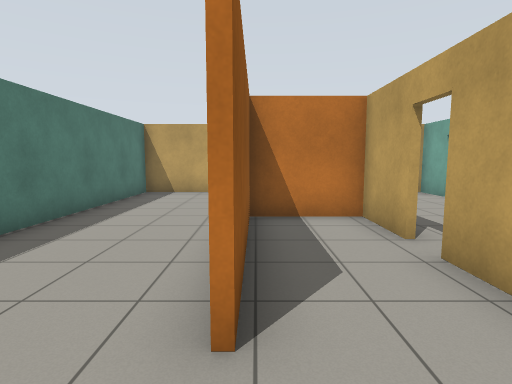
View 1 (above)

20 first-person views from a walk through a world built for the Gazebo simulator. The camera is 1.2 m above the floor, tilts 6° down and sees 80° across. The floor is counted in squares, 1 m on a side. Each view is taken from the middle of a square. On the plan, view 1 faces up. The plan holds only what a view shows up to about 13 squares ahead; the rest is blank.

View 2
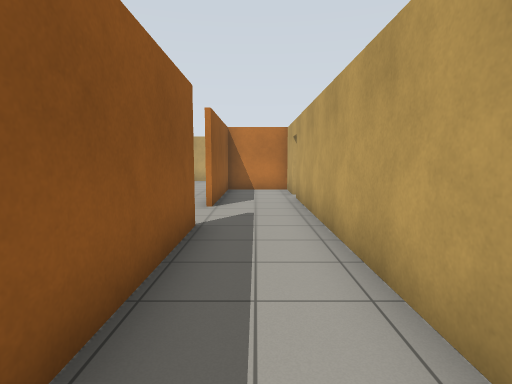

View 3
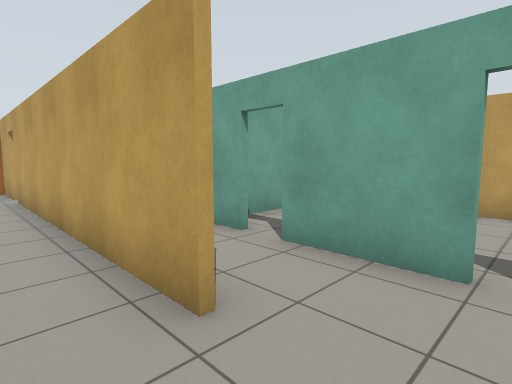

View 4
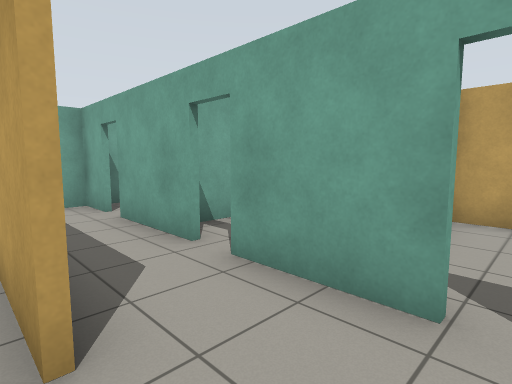

View 5
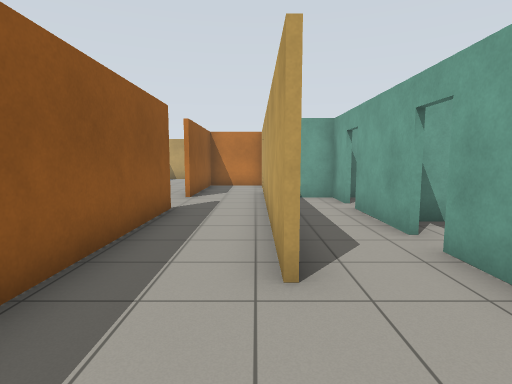

View 6
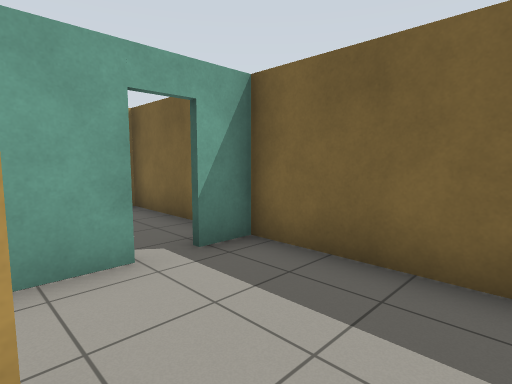

View 7
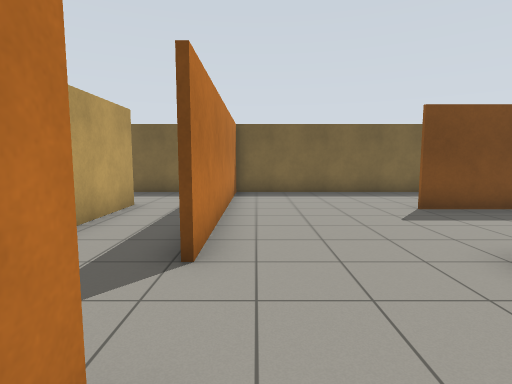

View 8
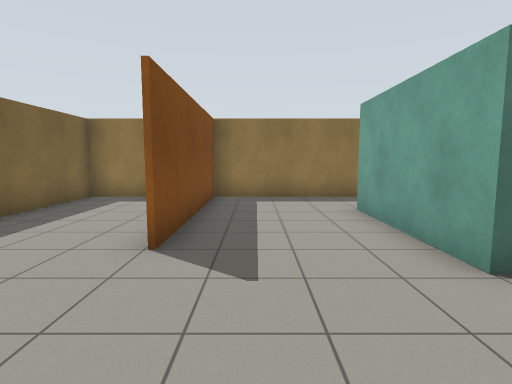

View 9
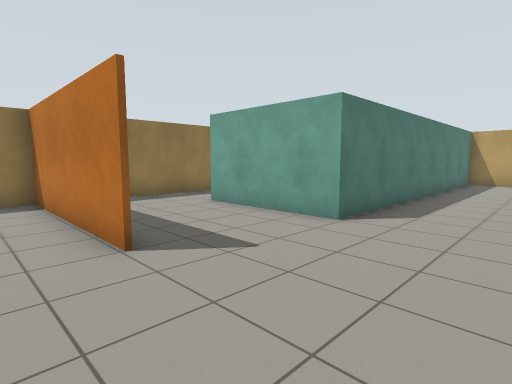

View 10
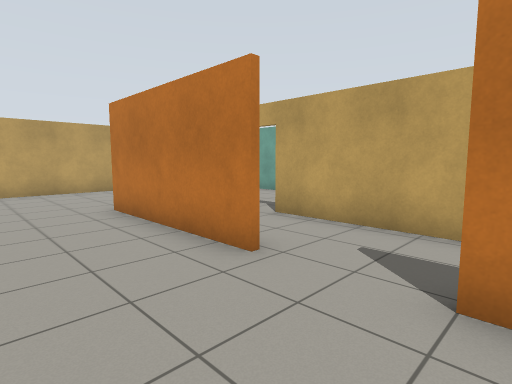

View 11
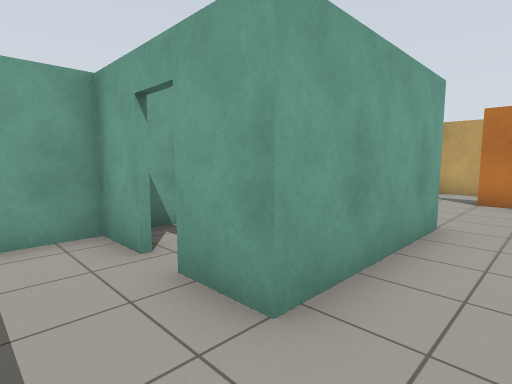

View 12
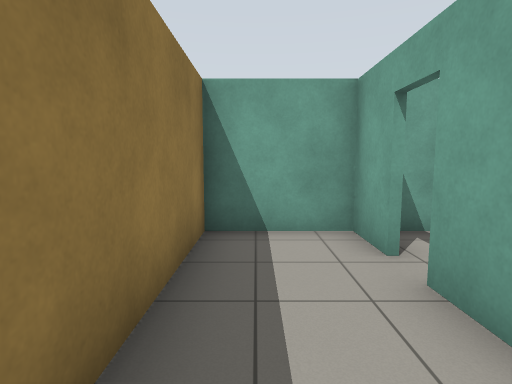

View 13
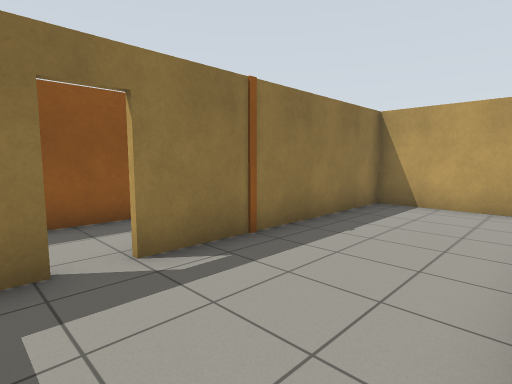

View 14
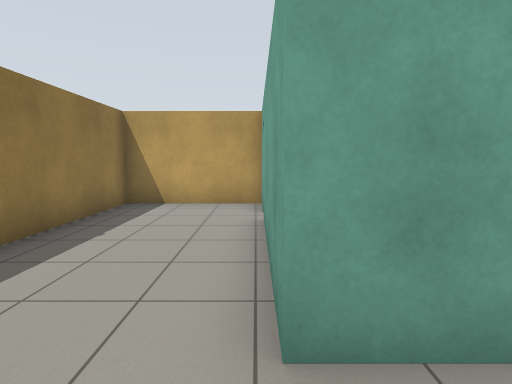

View 15
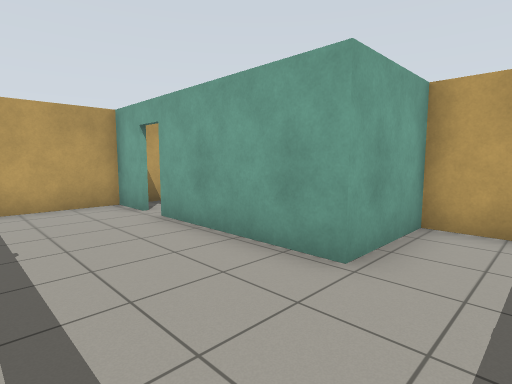

View 16
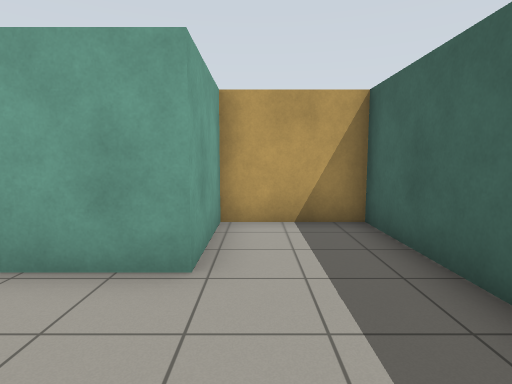

View 17
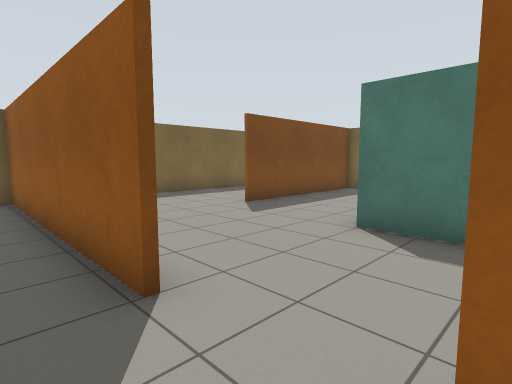

View 18
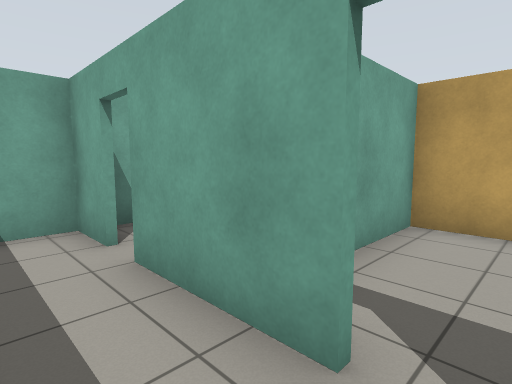

View 19
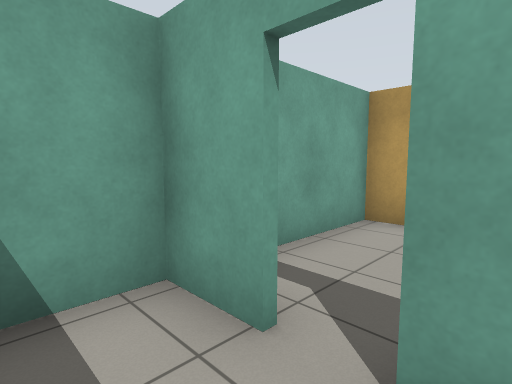

View 20
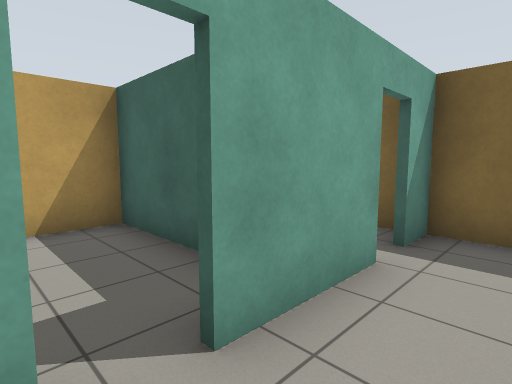

### Floor plan
Ten units are one square. View 1 is at (0, 0); x grows to the right and y downward. Boxes are objects, and circles mark ways between rooms. Rooms are numbered by the first view taken in them; rooms with no view inside come last. Other rooms are left out.
<svg viewBox="-115 -118 209 207">
<path fill="none" stroke="#000" d="M23 51 23 -38M-1 4 -1 84 45 84 45 72M45 65 45 40M23 -45 23 -64 -1 -64 -1 -18M-49 44 -109 44M-3 -17 -3 -66M-84 -16 -84 -31 -109 -31 -109 84 -3 84 -3 4M-110 43 -49 43M15 -113 -41 -113 -41 5 -84 5 -84 -9M24 -37 24 -32M62 -99 62 -113 24 -113 24 -45M54 -19 88 -19 88 -47 62 -47 62 -91M45 -4 45 -17 31 -17M45 32 45 5M88 65 88 55M49 84 89 84M63 52 88 52 88 21 51 21"/>
<circle cx="0" cy="-5" r="3" fill="#2a7"/>
<circle cx="20" cy="-40" r="3" fill="#2a7"/>
<circle cx="30" cy="40" r="3" fill="#2a7"/>
<circle cx="45" cy="70" r="3" fill="#2a7"/>
<circle cx="45" cy="35" r="3" fill="#2a7"/>
<text x="10" y="30">1</text>
<text x="-40" y="10">2</text>
<text x="50" y="-60">3</text>
<text x="30" y="10">4</text>
<text x="70" y="70">5</text>
<text x="70" y="30">6</text>
</svg>
Room 1 opens to room 2. Room 1 opens to room 3. Room 1 opens to room 4. Room 1 opens to room 5. Room 4 opens to room 6.

Where each view was taken, in squares from view 1:
view 1: 0 up, 0 right, facing up
view 2: 6 down, 1 right, facing up
view 3: 7 down, 1 right, facing up-right
view 4: 7 down, 2 right, facing up-right
view 5: 8 down, 2 right, facing up
view 6: 5 down, 1 right, facing down-right
view 7: 3 up, 1 left, facing down
view 8: 3 down, 1 left, facing left
view 9: 6 down, 1 left, facing up-left
view 10: 1 down, 3 left, facing up-right
view 11: 2 down, 10 left, facing up-right
view 12: 2 down, 10 left, facing up
view 13: 3 up, 6 right, facing up-left
view 14: 3 up, 6 right, facing up
view 15: 3 up, 3 right, facing up-right
view 16: 4 up, 3 right, facing right
view 17: 2 up, 1 right, facing down-left
view 18: 4 down, 3 right, facing up-right
view 19: 1 down, 3 right, facing up-right
view 20: 3 down, 3 right, facing down-right
